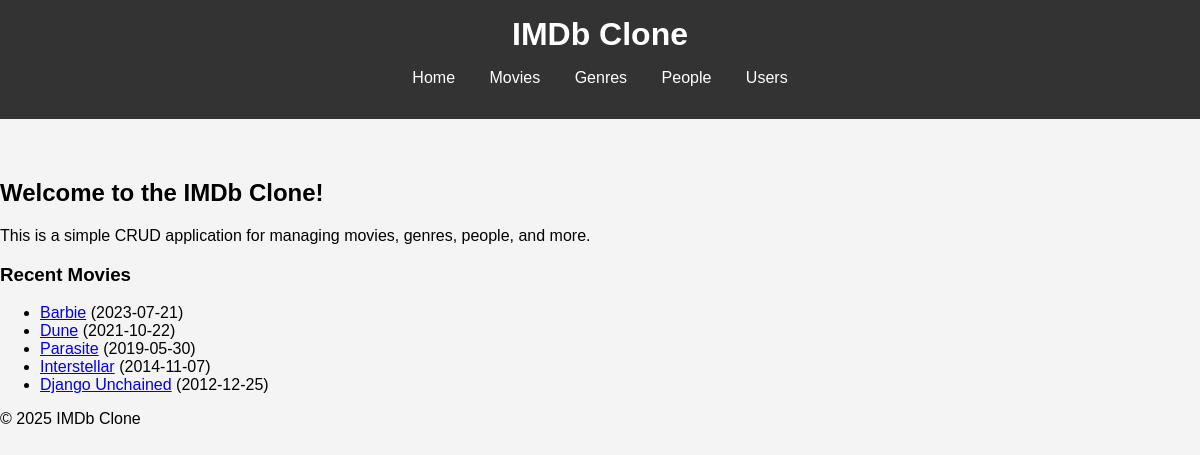
The page / on the database its author committed.
### tables this page shows
CREATE TABLE `movies` (
  `id` int NOT NULL AUTO_INCREMENT,
  `title` varchar(255) NOT NULL,
  `release_date` date DEFAULT NULL,
  `description` text,
  `runtime` int DEFAULT NULL,
  `poster_path` varchar(255) DEFAULT NULL,
  `director_id` int DEFAULT NULL,
  PRIMARY KEY (`id`),
  KEY `director_id` (`director_id`),
  CONSTRAINT `movies_ibfk_1` FOREIGN KEY (`director_id`) REFERENCES `people` (`id`) ON DELETE SET NULL
);

### public/index.php (the view)
<?php
include '../includes/db_connect.php';
include '../includes/header.php';
?>
<h2>Welcome to the IMDb Clone!</h2>
<p>This is a simple CRUD application for managing movies, genres, people, and more.</p>
<h3>Recent Movies</h3>
<?php
try {
    $stmt = $pdo->query("SELECT id, title, release_date FROM movies ORDER BY release_date DESC LIMIT 5");
    $movies = $stmt->fetchAll(PDO::FETCH_ASSOC);
    if ($movies) {
        echo "<ul>";
        foreach ($movies as $movie) {
            echo "<li><a href='movie_details.php?id=" . $movie['id'] . "'>" . htmlspecialchars($movie['title']) . "</a> (" . htmlspecialchars($movie['release_date']) . ")</li>";
        }
        echo "</ul>";
    } else {
        echo "<p>No movies found.</p>";
    }
} catch (PDOException $e) {
    echo "Error: " . $e->getMessage();
}
?>
<?php include '../includes/footer.php'; ?>

### public/css/style.css (style rules this page uses)
body { font-family: Arial, sans-serif; margin: 0; padding: 0; background-color: #f4f4f4; }

### rows shown on the page
movies: title "Barbie", release_date "2023-07-21"
movies: title "Dune", release_date "2021-10-22"
movies: title "Parasite", release_date "2019-05-30"
movies: title "Interstellar", release_date "2014-11-07"
movies: title "Django Unchained", release_date "2012-12-25"
